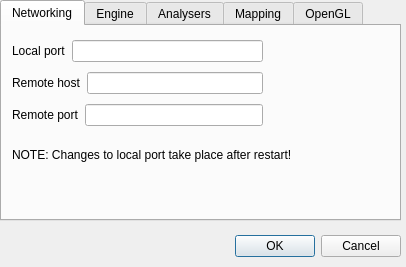
<ui version="4.0" >
 <author></author>
 <comment></comment>
 <exportmacro></exportmacro>
 <class>ConfigDialog</class>
 <widget class="QDialog" name="ConfigDialog" >
  <property name="geometry" >
   <rect>
    <x>0</x>
    <y>0</y>
    <width>406</width>
    <height>267</height>
   </rect>
  </property>
  <property name="minimumSize" >
   <size>
    <width>406</width>
    <height>267</height>
   </size>
  </property>
  <property name="maximumSize" >
   <size>
    <width>406</width>
    <height>267</height>
   </size>
  </property>
  <property name="windowTitle" >
   <string>Dialog</string>
  </property>
  <widget class="QWidget" name="layoutWidget_2" >
   <property name="geometry" >
    <rect>
     <x>50</x>
     <y>230</y>
     <width>351</width>
     <height>33</height>
    </rect>
   </property>
   <layout class="QHBoxLayout" >
    <property name="margin" >
     <number>0</number>
    </property>
    <property name="spacing" >
     <number>6</number>
    </property>
    <item>
     <spacer>
      <property name="orientation" >
       <enum>Qt::Horizontal</enum>
      </property>
      <property name="sizeHint" >
       <size>
        <width>131</width>
        <height>31</height>
       </size>
      </property>
     </spacer>
    </item>
    <item>
     <widget class="QPushButton" name="okButton" >
      <property name="text" >
       <string>OK</string>
      </property>
     </widget>
    </item>
    <item>
     <widget class="QPushButton" name="cancelButton" >
      <property name="text" >
       <string>Cancel</string>
      </property>
     </widget>
    </item>
   </layout>
  </widget>
  <widget class="QTabWidget" name="tabWidget" >
   <property name="geometry" >
    <rect>
     <x>0</x>
     <y>0</y>
     <width>401</width>
     <height>221</height>
    </rect>
   </property>
   <widget class="QWidget" name="tab" >
    <attribute name="title" >
     <string>Networking</string>
    </attribute>
    <widget class="QWidget" name="widget_2" >
     <property name="geometry" >
      <rect>
       <x>10</x>
       <y>10</y>
       <width>251</width>
       <height>95</height>
      </rect>
     </property>
     <layout class="QVBoxLayout" >
      <property name="margin" >
       <number>0</number>
      </property>
      <property name="spacing" >
       <number>6</number>
      </property>
      <item>
       <layout class="QHBoxLayout" >
        <property name="margin" >
         <number>0</number>
        </property>
        <property name="spacing" >
         <number>6</number>
        </property>
        <item>
         <widget class="QLabel" name="label" >
          <property name="text" >
           <string>Local port</string>
          </property>
         </widget>
        </item>
        <item>
         <widget class="QLineEdit" name="lineEdit_localport" >
          <property name="sizePolicy" >
           <sizepolicy>
            <hsizetype>7</hsizetype>
            <vsizetype>0</vsizetype>
            <horstretch>2</horstretch>
            <verstretch>0</verstretch>
           </sizepolicy>
          </property>
         </widget>
        </item>
       </layout>
      </item>
      <item>
       <layout class="QHBoxLayout" >
        <property name="margin" >
         <number>0</number>
        </property>
        <property name="spacing" >
         <number>6</number>
        </property>
        <item>
         <widget class="QLabel" name="label_2" >
          <property name="text" >
           <string>Remote host</string>
          </property>
         </widget>
        </item>
        <item>
         <widget class="QLineEdit" name="lineEdit_remotehost" />
        </item>
       </layout>
      </item>
      <item>
       <layout class="QHBoxLayout" >
        <property name="margin" >
         <number>0</number>
        </property>
        <property name="spacing" >
         <number>6</number>
        </property>
        <item>
         <widget class="QLabel" name="label_3" >
          <property name="text" >
           <string>Remote port</string>
          </property>
         </widget>
        </item>
        <item>
         <widget class="QLineEdit" name="lineEdit_remoteport" />
        </item>
       </layout>
      </item>
     </layout>
    </widget>
    <widget class="QLabel" name="label_5" >
     <property name="geometry" >
      <rect>
       <x>10</x>
       <y>120</y>
       <width>335</width>
       <height>18</height>
      </rect>
     </property>
     <property name="text" >
      <string>NOTE: Changes to local port take place after restart!</string>
     </property>
    </widget>
   </widget>
   <widget class="QWidget" name="tab" >
    <attribute name="title" >
     <string>Engine</string>
    </attribute>
    <widget class="QWidget" name="layoutWidget" >
     <property name="geometry" >
      <rect>
       <x>10</x>
       <y>10</y>
       <width>348</width>
       <height>87</height>
      </rect>
     </property>
     <layout class="QGridLayout" >
      <property name="margin" >
       <number>0</number>
      </property>
      <property name="spacing" >
       <number>6</number>
      </property>
      <item row="2" column="0" >
       <widget class="QLabel" name="label_descquote" >
        <property name="text" >
         <string>Description quote</string>
        </property>
       </widget>
      </item>
      <item row="2" column="1" >
       <widget class="QSpinBox" name="spinBox_descquote" />
      </item>
      <item row="1" column="1" >
       <widget class="QSpinBox" name="spinBox_namequote" />
      </item>
      <item row="1" column="0" >
       <widget class="QLabel" name="label_4" >
        <property name="text" >
         <string>Room name quote</string>
        </property>
       </widget>
      </item>
      <item row="0" column="0" >
       <widget class="QCheckBox" name="checkBox_autorefresh" >
        <property name="sizePolicy" >
         <sizepolicy>
          <hsizetype>1</hsizetype>
          <vsizetype>0</vsizetype>
          <horstretch>1</horstretch>
          <verstretch>0</verstretch>
         </sizepolicy>
        </property>
        <property name="text" >
         <string>Enable automatic refresh of data</string>
        </property>
       </widget>
      </item>
     </layout>
    </widget>
    <widget class="QCheckBox" name="checkBox_forwardIAC" >
     <property name="geometry" >
      <rect>
       <x>11</x>
       <y>131</y>
       <width>226</width>
       <height>24</height>
      </rect>
     </property>
     <property name="text" >
      <string>Forward the IAC to the client</string>
     </property>
    </widget>
    <widget class="QCheckBox" name="checkBox_forwardPromptColour" >
     <property name="geometry" >
      <rect>
       <x>11</x>
       <y>161</y>
       <width>226</width>
       <height>24</height>
      </rect>
     </property>
     <property name="text" >
      <string>Forward Prompt Colour to Client</string>
     </property>
    </widget>
    <widget class="QCheckBox" name="checkBox_promptIAC" >
     <property name="geometry" >
      <rect>
       <x>11</x>
       <y>101</y>
       <width>226</width>
       <height>24</height>
      </rect>
     </property>
     <property name="text" >
      <string>Use IAC for prompt detection</string>
     </property>
    </widget>
   </widget>
   <widget class="QWidget" name="tab" >
    <attribute name="title" >
     <string>Analysers</string>
    </attribute>
    <widget class="QWidget" name="layoutWidget_3" >
     <property name="geometry" >
      <rect>
       <x>10</x>
       <y>10</y>
       <width>131</width>
       <height>141</height>
      </rect>
     </property>
     <layout class="QVBoxLayout" >
      <property name="margin" >
       <number>0</number>
      </property>
      <property name="spacing" >
       <number>6</number>
      </property>
      <item>
       <widget class="QCheckBox" name="checkBox_brief" >
        <property name="text" >
         <string>Brief Mode</string>
        </property>
       </widget>
      </item>
      <item>
       <widget class="QCheckBox" name="checkBox_desc" >
        <property name="text" >
         <string>Desc Check</string>
        </property>
       </widget>
      </item>
      <item>
       <widget class="QCheckBox" name="checkBox_exits" >
        <property name="text" >
         <string>Exits Check</string>
        </property>
       </widget>
      </item>
      <item>
       <widget class="QCheckBox" name="checkBox_terrain" >
        <property name="text" >
         <string>Terrain Check</string>
        </property>
       </widget>
      </item>
     </layout>
    </widget>
   </widget>
   <widget class="QWidget" name="tab" >
    <attribute name="title" >
     <string>Mapping</string>
    </attribute>
    <widget class="QWidget" name="widget_3" >
     <property name="geometry" >
      <rect>
       <x>10</x>
       <y>10</y>
       <width>100</width>
       <height>54</height>
      </rect>
     </property>
     <layout class="QVBoxLayout" >
      <property name="margin" >
       <number>0</number>
      </property>
      <property name="spacing" >
       <number>6</number>
      </property>
      <item>
       <widget class="QCheckBox" name="checkBox_automerge" >
        <property name="text" >
         <string>Automerge</string>
        </property>
       </widget>
      </item>
      <item>
       <widget class="QCheckBox" name="checkBox_angrylinker" >
        <property name="text" >
         <string>AngryLinker</string>
        </property>
       </widget>
      </item>
     </layout>
    </widget>
   </widget>
   <widget class="QWidget" name="tab" >
    <attribute name="title" >
     <string>OpenGL</string>
    </attribute>
    <widget class="QWidget" name="layoutWidget_5" >
     <property name="geometry" >
      <rect>
       <x>10</x>
       <y>10</y>
       <width>224</width>
       <height>58</height>
      </rect>
     </property>
     <layout class="QGridLayout" >
      <property name="margin" >
       <number>0</number>
      </property>
      <property name="spacing" >
       <number>6</number>
      </property>
      <item row="1" column="1" >
       <widget class="QLineEdit" name="lineEdit_detrange" />
      </item>
      <item row="0" column="1" >
       <widget class="QLineEdit" name="lineEdit_visrange" />
      </item>
      <item row="1" column="0" >
       <widget class="QLabel" name="label_8" >
        <property name="text" >
         <string>Details Visibility Range</string>
        </property>
       </widget>
      </item>
      <item row="0" column="0" >
       <widget class="QLabel" name="label_7" >
        <property name="text" >
         <string>Textures Visibility Range</string>
        </property>
       </widget>
      </item>
     </layout>
    </widget>
   </widget>
  </widget>
 </widget>
 <pixmapfunction></pixmapfunction>
 <resources/>
 <connections>
  <connection>
   <sender>okButton</sender>
   <signal>clicked()</signal>
   <receiver>ConfigDialog</receiver>
   <slot>accept()</slot>
   <hints>
    <hint type="sourcelabel" >
     <x>278</x>
     <y>253</y>
    </hint>
    <hint type="destinationlabel" >
     <x>96</x>
     <y>254</y>
    </hint>
   </hints>
  </connection>
  <connection>
   <sender>cancelButton</sender>
   <signal>clicked()</signal>
   <receiver>ConfigDialog</receiver>
   <slot>reject()</slot>
   <hints>
    <hint type="sourcelabel" >
     <x>369</x>
     <y>253</y>
    </hint>
    <hint type="destinationlabel" >
     <x>179</x>
     <y>282</y>
    </hint>
   </hints>
  </connection>
 </connections>
</ui>
